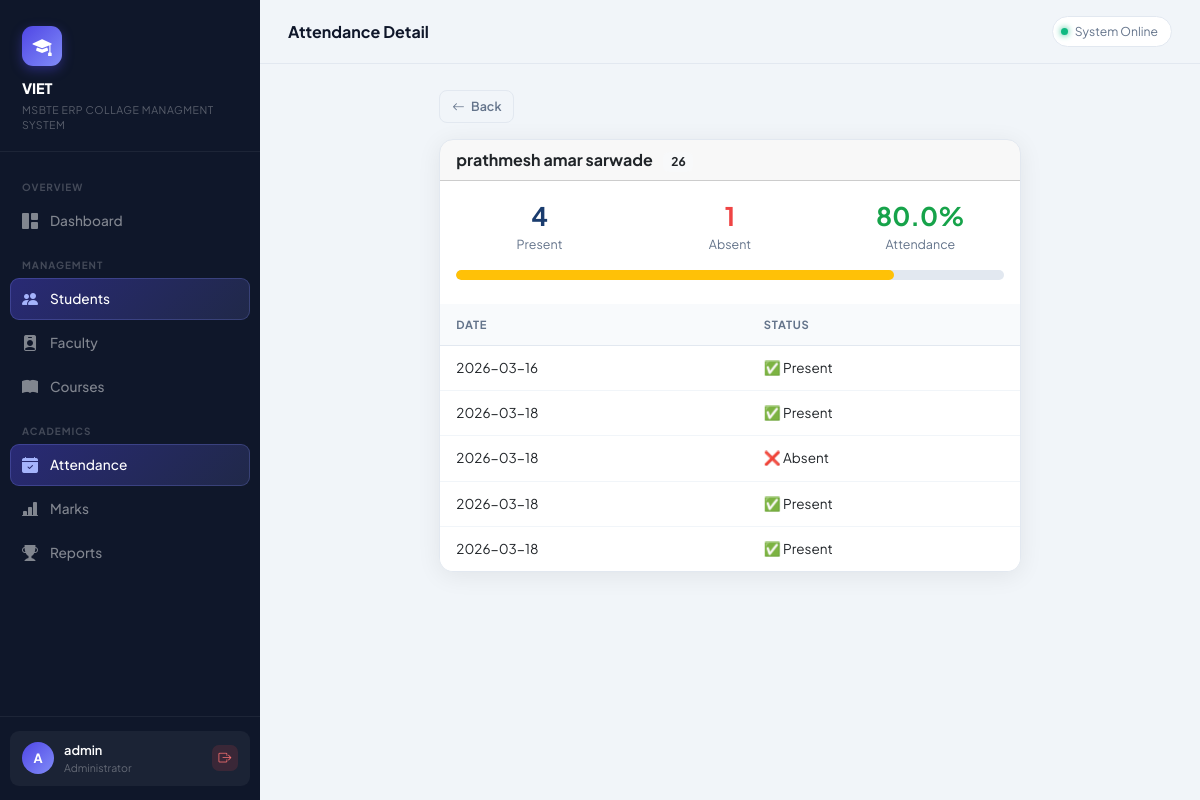
Screenshot of /attendance/student/1 (signed in) with the database file from the repository.
### tables this page shows
CREATE TABLE students (
        id INTEGER PRIMARY KEY AUTOINCREMENT,
        name TEXT NOT NULL,
        department TEXT NOT NULL,
        year INTEGER NOT NULL,
        roll_no TEXT UNIQUE NOT NULL
    );

CREATE TABLE attendance (
        id INTEGER PRIMARY KEY AUTOINCREMENT,
        student_id INTEGER NOT NULL,
        date TEXT NOT NULL,
        status TEXT NOT NULL CHECK(status IN ('Present','Absent')),
        FOREIGN KEY(student_id) REFERENCES students(id)
    );

### app.py (the view)
@app.route("/attendance/student/<int:sid>")
@login_required
def student_attendance(sid):
    conn = connect(); cur = conn.cursor()
    cur.execute("SELECT * FROM students WHERE id=?", (sid,))
    student = cur.fetchone()
    cur.execute("""SELECT date,status FROM attendance WHERE student_id=? ORDER BY date""", (sid,))
    records = cur.fetchall()
    conn.close()
    total   = len(records)
    present = sum(1 for r in records if r['status']=='Present')
    pct     = round(present/total*100, 1) if total else 0
    return render_template("student_attendance.html",
        student=student, records=records, total=total, present=present, pct=pct)

### app.py (called while the page is built)
def login_required(f):
    @wraps(f)
    def decorated(*args, **kwargs):
        if "admin" not in session:
            return redirect(url_for("login"))
        return f(*args, **kwargs)
    return decorated

### database.py (called while the page is built)
def connect():
    conn = sqlite3.connect(DB_PATH)
    conn.row_factory = sqlite3.Row
    return conn

### templates/student_attendance.html (shortened to what this page needs)
{% extends "base.html" %}
{% block page_title %}Attendance Detail{% endblock %}
{% block content %}
<div class="row justify-content-center">
  <div class="col-md-8">
    <a href="{{ url_for('attendance') }}" class="btn btn-sm btn-outline-secondary mb-3">
      <i class="bi bi-arrow-left me-1"></i> Back
    </a>
    <div class="card">
      <div class="card-header">
        <strong>{{ student.name }}</strong>
        <span class="badge bg-light text-dark ms-2">{{ student.roll_no }}</span>
      </div>
      <div class="card-body pb-0">
        <div class="row text-center mb-3">
          <div class="col-4">
            <div style="font-size:1.6rem;font-weight:700;color:#1a3c6e">{{ present }}</div>
            <div style="font-size:.78rem;color:#64748b">Present</div>
          </div>
          <div class="col-4">
            <div style="font-size:1.6rem;font-weight:700;color:#ef4444">{{ total - present }}</div>
            <div style="font-size:.78rem;color:#64748b">Absent</div>
          </div>
          <div class="col-4">
            <div style="font-size:1.6rem;font-weight:700;color:{% if pct < 75 %}#ef4444{% else %}#16a34a{% endif %}">{{ pct }}%</div>
            <div style="font-size:.78rem;color:#64748b">Attendance</div>
          </div>
        </div>
        <div class="progress mb-4" style="height:10px">
          <div class="progress-bar {% if pct < 75 %}bg-danger{% elif pct < 85 %}bg-warning{% else %}bg-success{% endif %}"
               style="width:{{ pct }}%"></div>
        </div>
      </div>
      <div class="table-responsive">
        <table class="table mb-0">
          <thead><tr><th>Date</th><th>Status</th></tr></thead>
          <tbody>
            {% for r in records %}
            <tr>
              <td>{{ r.date }}</td>
              <td>
                {% if r.status == 'Present' %}
                  <span class="badge-present">✅ Present</span>
                {% else %}
                  <span class="badge-absent">❌ Absent</span>
                {% endif %}
              </td>
            </tr>
            {% endfor %}
          </tbody>
        </table>
      </div>
    </div>
  </div>
</div>
{% endblock %}

### templates/base.html (shortened to what this page needs)
<!DOCTYPE html>
<html lang="en">
<head>
  <link href="https://cdnjs.cloudflare.com/ajax/libs/bootstrap/5.3.0/css/bootstrap.min.css" rel="stylesheet"/>
  <link href="https://cdnjs.cloudflare.com/ajax/libs/bootstrap-icons/1.11.0/font/bootstrap-icons.min.css" rel="stylesheet"/>
</head>
<body>
{% if session.admin %}
<aside class="sidebar">
  <div class="sb-brand">
    <div class="sb-logo"><i class="bi bi-mortarboard-fill"></i></div>
    <div class="sb-title">VIET</div>
    <div class="sb-sub">MSBTE ERP COLLAGE MANAGMENT SYSTEM</div>
  </div>
  <nav class="sb-nav">
    <div class="sb-label">Overview</div>
    <a href="{{ url_for('dashboard') }}" class="nav-link {{ 'active' if request.endpoint=='dashboard' }}"><i class="bi bi-grid-1x2-fill"></i>Dashboard</a>
    <div class="sb-label">Management</div>
    <a href="{{ url_for('students') }}"  class="nav-link {{ 'active' if 'student' in (request.endpoint or '') }}"><i class="bi bi-people-fill"></i>Students</a>
    <a href="{{ url_for('faculty') }}"   class="nav-link {{ 'active' if 'faculty' in (request.endpoint or '') }}"><i class="bi bi-person-badge-fill"></i>Faculty</a>
    <a href="{{ url_for('courses') }}"   class="nav-link {{ 'active' if 'course'  in (request.endpoint or '') }}"><i class="bi bi-book-fill"></i>Courses</a>
    <div class="sb-label">Academics</div>
    <a href="{{ url_for('attendance') }}" class="nav-link {{ 'active' if 'attendance' in (request.endpoint or '') }}"><i class="bi bi-calendar-check-fill"></i>Attendance</a>
    <a href="{{ url_for('marks') }}"      class="nav-link {{ 'active' if request.endpoint in ['marks','add_marks','delete_marks'] }}"><i class="bi bi-bar-chart-line-fill"></i>Marks</a>
    <a href="{{ url_for('marks_report') }}" class="nav-link {{ 'active' if request.endpoint=='marks_report' }}"><i class="bi bi-trophy-fill"></i>Reports</a>
  </nav>
  <div class="sb-footer">
    <div class="user-row">
      <div class="uavatar">{{ session.admin[0]|upper }}</div>
      <div><div class="uname">{{ session.admin }}</div><div class="urole">Administrator</div></div>
      <a href="{{ url_for('logout') }}" class="logout-btn" title="Logout"><i class="bi bi-box-arrow-right"></i></a>
    </div>
  </div>
</aside>
<div class="topbar">
  <div class="tb-title">{% block page_title %}Dashboard{% endblock %}</div>
  <div class="tb-pill"><div class="dot-green"></div>System Online</div>
</div>
<main class="main-wrap">
  <div class="page-body">
    {% block content %}{% endblock %}
  </div>
</main>
{% else %}{% block auth_content %}{% endblock %}{% endif %}
</body>
</html>

### templates/base.html (style rules this page uses)
:root { --primary:#4f46e5; --primary-dark:#3730a3; --primary-light:#eef2ff; --accent:#f59e0b; --success:#10b981; --danger:#ef4444; --sidebar-bg:#0f172a; --sidebar-w:260px; --topbar-h:64px; --bg:#f1f5f9; --card:#ffffff; --text:#0f172a; --muted:#64748b; --border:#e2e8f0; --radius:14px; --shadow:0 4px 24px rgba(0,0,0,.07); }
*,*::before,*::after { box-sizing:border-box;margin:0;padding:0 }
body { font-family:'Plus Jakarta Sans',sans-serif;background:var(--bg);color:var(--text);min-height:100vh }
.sidebar { position:fixed;inset:0 auto 0 0;width:var(--sidebar-w);background:var(--sidebar-bg);display:flex;flex-direction:column;z-index:200 }
.sb-brand { padding:26px 22px 18px;border-bottom:1px solid rgba(255,255,255,.06) }
.sb-logo { width:40px;height:40px;background:linear-gradient(135deg,#4f46e5,#818cf8);border-radius:11px;display:flex;align-items:center;justify-content:center;margin-bottom:12px;box-shadow:0 4px 12px rgba(79,70,229,.4) }
.sb-logo i { color:#fff;font-size:1.2rem }
.sb-title { font-size:.9rem;font-weight:800;color:#fff;letter-spacing:-.01em }
.sb-sub { font-size:.66rem;color:rgba(255,255,255,.3);letter-spacing:.05em;text-transform:uppercase;margin-top:2px }
.sb-nav { flex:1;padding:14px 10px;overflow-y:auto }
.sb-label { font-size:.62rem;font-weight:700;letter-spacing:.1em;text-transform:uppercase;color:rgba(255,255,255,.22);padding:14px 12px 5px }
.nav-link { display:flex;align-items:center;gap:10px;padding:9px 12px;border-radius:9px;color:rgba(255,255,255,.48);font-size:.855rem;font-weight:500;text-decoration:none;transition:all .17s;margin-bottom:2px }
.nav-link i { font-size:1rem;width:18px;flex-shrink:0 }
.nav-link.active { background:linear-gradient(135deg,rgba(79,70,229,.4),rgba(129,140,248,.15));color:#fff;box-shadow:inset 0 0 0 1px rgba(129,140,248,.25) }
.nav-link.active i { color:#a5b4fc }
.sb-footer { padding:14px 10px;border-top:1px solid rgba(255,255,255,.06) }
.user-row { display:flex;align-items:center;gap:10px;padding:10px 12px;background:rgba(255,255,255,.05);border-radius:9px }
.uavatar { width:32px;height:32px;border-radius:50%;background:linear-gradient(135deg,#4f46e5,#818cf8);display:flex;align-items:center;justify-content:center;font-size:.8rem;font-weight:700;color:#fff;flex-shrink:0 }
.uname { font-size:.8rem;font-weight:600;color:#fff }
.urole { font-size:.66rem;color:rgba(255,255,255,.32) }
.logout-btn { margin-left:auto;width:26px;height:26px;border-radius:7px;border:none;background:rgba(239,68,68,.15);color:#f87171;cursor:pointer;display:flex;align-items:center;justify-content:center;font-size:.8rem;transition:all .17s;flex-shrink:0;text-decoration:none }
.topbar { position:fixed;top:0;left:var(--sidebar-w);right:0;height:var(--topbar-h);background:rgba(241,245,249,.96);backdrop-filter:blur(12px);border-bottom:1px solid var(--border);display:flex;align-items:center;padding:0 28px;gap:14px;z-index:100 }
.tb-title { font-size:1rem;font-weight:700;color:var(--text);flex:1 }
.tb-pill { display:flex;align-items:center;gap:7px;background:#fff;border:1px solid var(--border);border-radius:99px;padding:5px 13px 5px 8px;font-size:.76rem;color:var(--muted) }
.dot-green { width:7px;height:7px;border-radius:50%;background:#10b981;box-shadow:0 0 6px #10b981 }
.main-wrap { margin-left:var(--sidebar-w);padding-top:var(--topbar-h);min-height:100vh }
.page-body { padding:26px 28px }
.card { background:var(--card);border:1px solid var(--border);border-radius:var(--radius);box-shadow:var(--shadow);overflow:hidden }
.table { font-size:.845rem }
.table thead th { background:#f8fafc;font-size:.7rem;font-weight:700;letter-spacing:.06em;text-transform:uppercase;color:var(--muted);border-bottom:1px solid var(--border);padding:12px 16px;white-space:nowrap }
.table tbody td { padding:12px 16px;vertical-align:middle;border-bottom:1px solid #f1f5f9 }
.table tbody tr:last-child td { border-bottom:none }
.btn { font-size:.825rem;font-weight:600;border-radius:9px;padding:8px 16px;transition:all .17s;border:none;font-family:inherit }
.btn-outline-secondary { border:1.5px solid var(--border);color:var(--muted);background:transparent }
.btn-sm { padding:6px 12px;font-size:.78rem;border-radius:8px }
.progress { border-radius:99px;background:#e2e8f0 }
.progress-bar { border-radius:99px;transition:width .6s ease }

### rows the page displays
students: name "prathmesh amar sarwade", roll_no "26"
attendance: date "2026-03-16", status "✅ Present"
attendance: date "2026-03-18", status "✅ Present"
attendance: date "2026-03-18", status "❌ Absent"
attendance: date "2026-03-18", status "✅ Present"
attendance: date "2026-03-18", status "✅ Present"

### other values shown
{{ session.admin[0]|upper }} "A"
{{ session.admin }} "admin"
{{ present }} "4"
{{ total - present }} "1"
{{ pct }} "80.0"
